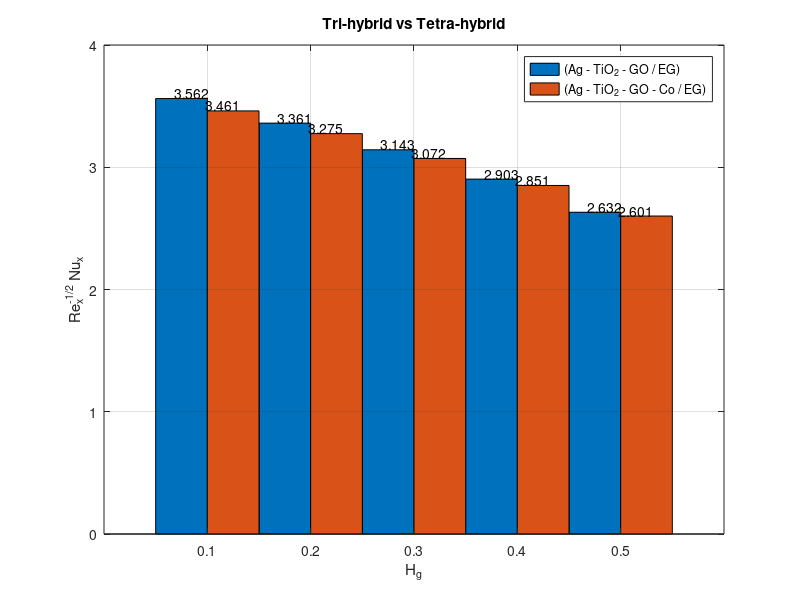

This chart was generated by the following MATLAB code:
% Sample data for bar graphs functions
categories = {'0.1', '0.2', '0.3', '0.4','0.5'};
%function1_values = [1.48, 4.29, 7.15, 9.75, 12.04];  % Ethylene glycol 
%function2_values = [1.64, 4.61, 7.68, 10.57, 13.05]; % Nanofluid
%function3_values = [1.71, 4.65, 7.71, 10.61, 13.31]; % Hybrid nanofluid
%function4_values = [1.78, 4.69, 7.79, 10.72, 13.38]; % Tri - hybrid
%function5_values = [1.89, 4.81, 7.98, 11.03, 13.81]; % Tetra - hybrid
%%%%%%%%%%%%%%%%%%%%%%%%%%%%%%%%%%%%%%%%%%%%%%%%%%%%%%%%
function1_values = [3.562, 3.361, 3.143, 2.903, 2.632];  
function2_values = [3.461, 3.275, 3.072, 2.851, 2.601]; 

% Combine data into a matrix for grouped bars
%values = [function1_values; function2_values; function3_values; function4_values; function5_values]';
values = [function1_values; function2_values]';
% Create the grouped bar graph
figure;
%bar(values, 'BarWidth', 1);
b = bar(values, 'BarWidth', 1 );

% Change colors of the bars
%b(1).FaceColor = [1 1 0]; % Set color for the first group (e.g., yellow)
%b(2).FaceColor = [1 1 0]; % Set color for the first group (e.g., yellow)
%b(3).FaceColor = [0 1 0]; % Set color for the second group (e.g., blue)
%b(4).FaceColor = [1 0 1]; % Set color for the second group (e.g., green)
%b(5).FaceColor = [1 0 0]; % Set color for the second group (e.g., red)
% Customize the bar graph
%title('Impact of Hybridization on Heat Transfer Rate');
title('Tri-hybrid vs Tetra-hybrid');
xlabel('H_g');
ylabel('Re_x^{-1/2} Nu_x');
%ylabel(' - Re_x^{1/2} C_f');
set(gca, 'XTickLabel', categories);

% Add legend
legend('(Ag - TiO_2 - GO / EG)','(Ag - TiO_2 - GO - Co / EG)');
%legend('Pure Fluid','Mono Nanofluid','Hybrid Nanofluid','Tri-Hybrid Nanofluid','Tetra-Hybrid Nanofluid');
% Display the values on top of the bars
for i = 1:length(categories)
    text(i - 0.15, function1_values(i), num2str(function1_values(i)), 'HorizontalAlignment', 'center', 'VerticalAlignment', 'bottom');
    text(i + 0.15, function2_values(i), num2str(function2_values(i)), 'HorizontalAlignment', 'center', 'VerticalAlignment', 'bottom');
    %text(i + 0.15, function2_values(i), num2str(function3_values(i)), 'HorizontalAlignment', 'center', 'VerticalAlignment', 'bottom');
    %text(i + 0.15, function2_values(i), num2str(function4_values(i)), 'HorizontalAlignment', 'center', 'VerticalAlignment', 'bottom');
    %text(i + 0.15, function2_values(i), num2str(function5_values(i)), 'HorizontalAlignment', 'center', 'VerticalAlignment', 'bottom');
end

axis([0 6 0 4])
% Optional: Customize bar colors
% set(gca, 'ColorOrder', [0 0.4470 0.7410; 0.8500 0.3250 0.0980], 'NextPlot', 'replacechildren');
% colormap([0.2 0.6 0.8; 0.8 0.4 0.2]);

% Grid for readability
grid on;